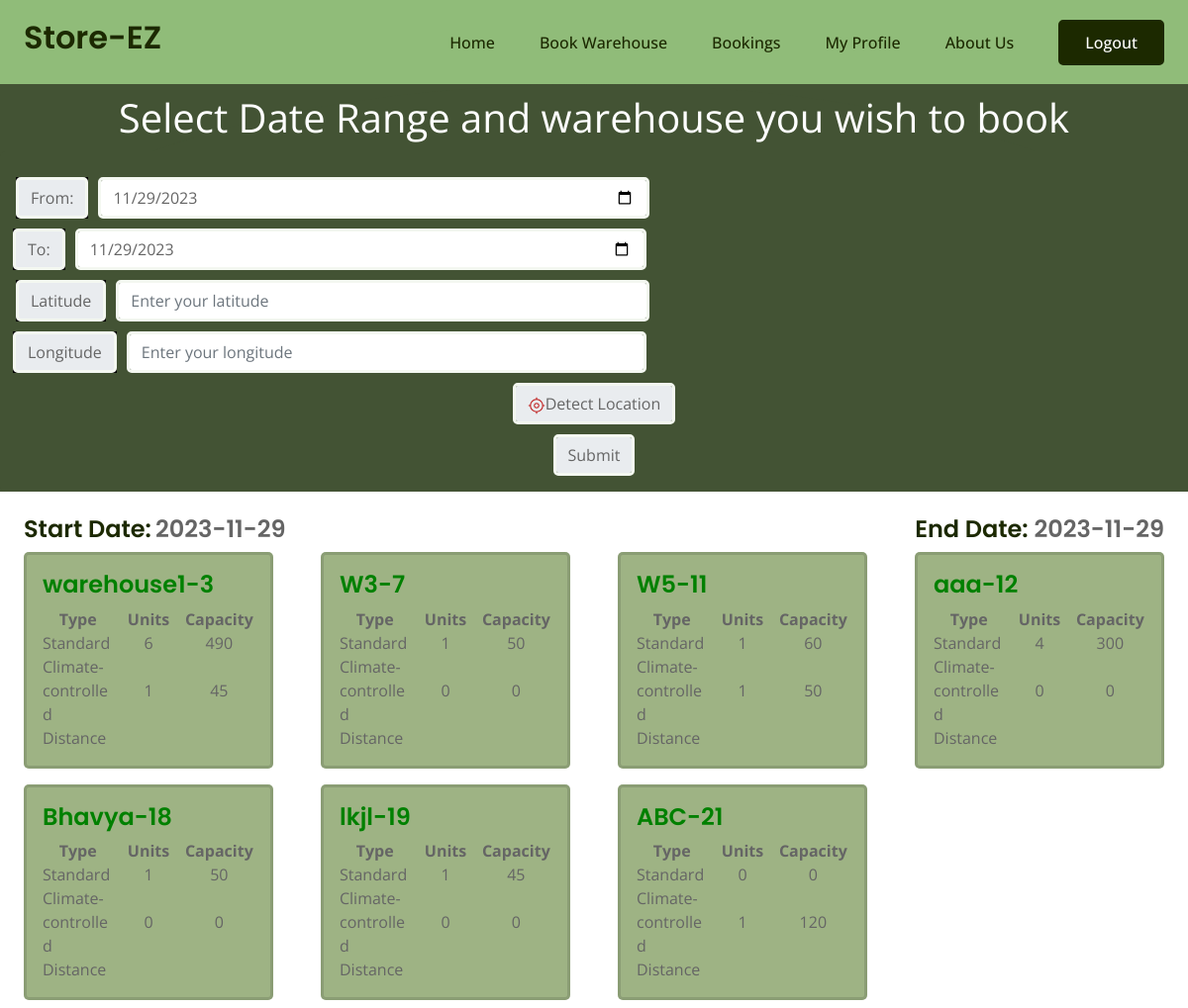
Page /farmer/search (signed in) on the committed database.
### mainapp/models.py (models this page shows)
class Warehouse(models.Model):
    name = models.CharField(max_length=100)
    address = models.TextField()
    city = models.CharField(max_length=100)
    state = models.CharField(max_length=100)
    poc_name = models.CharField(max_length=100, null=True)
    poc_phone_no = models.DecimalField(max_digits=10, decimal_places=0)
    owner = models.ForeignKey(Warehouse_owner, on_delete=models.CASCADE)
    image = models.ImageField(default="images/default_warehouse_image.jpg",upload_to="images/warehouse/",blank=True,null=True)
    latitude = models.FloatField(default=23.1862737352)
    longitude = models.FloatField(default = 72.6283225558)
    def __str__(self):
        return f'{self.name}'

### farmer/views.py (the view, shortened to what this page needs)
# urls.py: path("farmer/search",views.search,name='search'),
@login_required(login_url='login')
def search(request):
    start_date = request.GET.get('startdate','')
    end_date = request.GET.get('enddate', '')
    latitude = request.GET.get('latitude')
    longitude = request.GET.get('longitude')
    if (not start_date and end_date) or (not end_date and start_date) or start_date > end_date:
        messages.error(request, "Invalid Dates")
        context = {'startdate':date.today().strftime('%Y-%m-%d'), 'enddate':date.today().strftime('%Y-%m-%d')}
    else:
        if start_date == '':
            start_date = date.today().strftime('%Y-%m-%d')
        if end_date == '':
            end_date = date.today().strftime('%Y-%m-%d')
        booked_units = Booking.objects.filter(start_date__lte=end_date,end_date__gte=start_date). \
            values_list('unit', flat=True).exclude(unit=None).distinct()
        warehouses = Warehouse.objects.all()
        warehouses_with_unit = []
        for warehouse in warehouses:
            units = warehouse.unit_set.exclude(id__in=booked_units.values_list('unit'))
            hot_units = 0
            cold_units = 0
            hot_capacity = 0
            cold_capacity = 0
            if len(units) > 0:
                for x in units:
                    if x.type == "Hot":
                        hot_units += 1
                        hot_capacity += x.capacity
                    else:
                        cold_units += 1
                        cold_capacity += x.capacity
            if len(units) > 0:
                warehouses_with_unit.append({'warehouse': warehouse, 'hot_units': hot_units, 'hot_capacity':hot_capacity, 'cold_units':cold_units, 'cold_capacity':cold_capacity, 'latitude':warehouse.latitude, 'longitude':warehouse.longitude})
        nearby_warehouse_list = []
        if latitude != None:
            latitude = float(latitude)
            longitude = float(longitude)
            for w in warehouses_with_unit:
                curr_dist = computeDistance(w['latitude'], w['longitude'], latitude, longitude)
                w['distance'] = round(curr_dist, 2)
                nearby_warehouse_list.append(w)
            nearby_warehouse_list.sort(key=sortFunc)
        else:
            nearby_warehouse_list = warehouses_with_unit
        print(nearby_warehouse_list)
        context = {'warehouses_with_unit': nearby_warehouse_list, 'startdate':start_date, 'enddate':end_date}
    return render(request,'farmer/search.html',context)

### farmer/templates/farmer/search.html (shortened to what this page needs)
{% extends 'farmerbase.html' %}
{% load static %}
{% block css %}
    <link rel="stylesheet" href="{% static 'farmer/css/cascade.css' %}" />
{% endblock %}
{% block content %}
<div class="outer-box container-fluid " >
    <div class="bg-dgreen">
        <div class="bg-dgreen py4 d-flex flex-column justify-content-end align-items-center mb-4 rempad">
            <div class="font-large py-1">Select Date Range and warehouse you wish to book</div>
            <div class="w-100">
                <form method="GET" action="" class="card card-body bg-dgreen border-none">
                <div class="form-group row">
                        <div class="input-group col-md-5 mx-auto text-center" style="display:flex; justify-content:space-between;">
                            <div class="fwidth">
                            <div class="input-group-prepend">
                                <span class="input-group-text" id="date13-label">From:</span>
                            </div>
                            <input type="date" name="startdate" id="startdate" class="form-control datepicker" value="{{startdate}}">
                        </div>
                            <div class="fwidth">
                            <div class="input-group-prepend">
                                <span class="input-group-text" id="date14-label">To:</span>
                            </div>
                            <input  type="date" name="enddate" id="startdate" class="form-control datepicker" value="{{enddate}}" aria-labelledby="date14-label">
                        </div>
                        </div>
                        <div class="user-details input-group col-md-5 mx-auto text-center" style="display:flex; justify-content:space-between;">
                            <div class="fwidth">
                                <div class="input-group-prepend">
                                    <label class="input-group-text">Latitude</label>
                                </div>
                                    <input
                                        type="text"
                                        name="latitude"
                                        id="latitude"
                                        placeholder="Enter your latitude"
                                        required
                                        class="form-control datepicker"
                                    />
                            </div>
                            <div class="fwidth">
                                <div class="input-group-prepend">
                                    <label class="input-group-text">Longitude</label>
                                </div>
                                    <input
                                    type="text"
                                    name="longitude"
                                    id="longitude"
                                    placeholder="Enter your longitude"
                                    required
                                    class="form-control datepicker"
                                />
                            </div>
                        </div>
                        <div class="" style="display:flex; justify-content:center;margin-top:10px;">
                            <div class="input-box Detect-location ">
                                <button class="button-8 form-control datepicker">
                                    <span
                                        ></span
                                    >Detect Location
                                </button>
                            </div>
                        </div>
                        <div class="" style="display:flex; justify-content:center;margin-top:10px;">
                            <div class="">
                                <input type="submit" class="form-control datepicker">
                            </div>
                        </div>
                </div>
            </form>
        </div>
        </div>
    </div>
    <div style="display:flex; flex-direction:row; justify-content:space-between; margin-left:2%; margin-right:2%">
        <div><h4 style="display:inline">Start Date:</h4> <h4 style="display:inline; color:rgb(101, 101, 101)"> {{startdate}}</h4> </div>
        <div><h4 style="display:inline">End Date:</h4><h4 style="display:inline; color:rgb(101, 101, 101)"> {{enddate}}</h4> </div>
    </div>
    <div class="">
    <div class="row m-0">
        {% for warehouse_data in warehouses_with_unit %}
            <div class="card col-9 my-2 bg-green px-0 card-col">
                <div class="card-body">
                    <h4 class="card-title">
                    <a id="my_card_title" href="{% url 'book' id=warehouse_data.warehouse.id start=startdate end=enddate %}">{{warehouse_data.warehouse.name}}-{{warehouse_data.warehouse.id}}</a></h4>
                    <table>
                        <tr>
                            <th class="th-heading" style="text-align:center">Type </th>
                            <th class="th-heading" style="text-align:center">Units </th>
                            <th class="th-heading" style="text-align:center">Capacity</th>
                        </tr>
                        <tr style="padding-bottom:15px;">
                            <td>Standard</th>
                            <td class="td-value" style="text-align:center">{{warehouse_data.hot_units}}</th>
                            <td class="td-value" style="text-align:center">{{warehouse_data.hot_capacity}}</th>
                        </tr>
                        <tr>
                            <td>Climate-controlled </th>
                            <td class="td-value" style="text-align:center">{{warehouse_data.cold_units}}</th>
                            <td class="td-value" style="text-align:center">{{warehouse_data.cold_capacity}}</th>
                        </tr>
                        <tr>
                            <td>Distance</td>
                            <td>{{warehouse_data.distance |floatformat:"0" }}</td>
                        </tr>
                    </table>
                </div>
            </div>
        {% endfor %}
    </div>
    </div>
{% endblock %}

### static/css/base.css (style rules this page uses)
* { margin:0; padding:0; box-sizing:border-box; }

### farmer/static/farmer/css/cascade.css (style rules this page uses)
.outer-box { padding-left: 0%; padding-right: 0%; }
.bg-dgreen { background-color: #435334; }
.bg-green { background-color: #9EB384; }
.font-large { color: white; font-size: 2.5em; text-align: center; }
.border-none { border: none; }
.rempad { border-radius: 50%; }
table { table-layout: fixed ; width: 100% ; }
td { width: 33% ; }
.td-value { text-align: center; }

### rows in the picture
Warehouse: warehouse.name "warehouse1", warehouse.id "3", hot_units "6", hot_capacity "490", cold_units "1", cold_capacity "45"
Warehouse: warehouse.name "W3", warehouse.id "7", hot_units "1", hot_capacity "50", cold_units "0", cold_capacity "0"
Warehouse: warehouse.name "W5", warehouse.id "11", hot_units "1", hot_capacity "60", cold_units "1", cold_capacity "50"
Warehouse: warehouse.name "aaa", warehouse.id "12", hot_units "4", hot_capacity "300", cold_units "0", cold_capacity "0"
Warehouse: warehouse.name "Bhavya", warehouse.id "18", hot_units "1", hot_capacity "50", cold_units "0", cold_capacity "0"
Warehouse: warehouse.name "lkjl", warehouse.id "19", hot_units "1", hot_capacity "45", cold_units "0", cold_capacity "0"
Warehouse: warehouse.name "ABC", warehouse.id "21", hot_units "0", hot_capacity "0", cold_units "1", cold_capacity "120"

### other values in the picture
{{ startdate }} "2023-11-29"
{{ enddate }} "2023-11-29"
